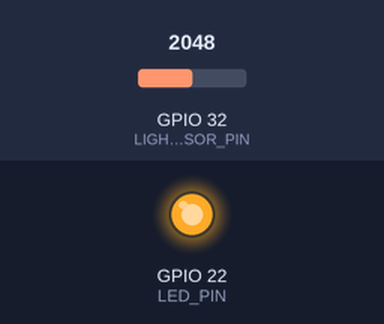
Recording of a sketch running on a simulated ESP32. Shown: output pins drawn as LEDs (lit = HIGH). The inputs (shaded band) are chosen by the test bench; at power-on: GPIO 32 (LIGHT_SENSOR_PIN) = 2048. WiFi joins after 1.5 s; servers stay silent unless stated; no MQTT or app messages arrive unless stated; what the sketch prints to the serial monitor is not drawn.

Above: at 4.3 s.
4.4 s: GPIO 32 (LIGHT_SENSOR_PIN) set to 2162
5.9 s: GPIO 32 (LIGHT_SENSOR_PIN) set to 2250
At 6.3 s:
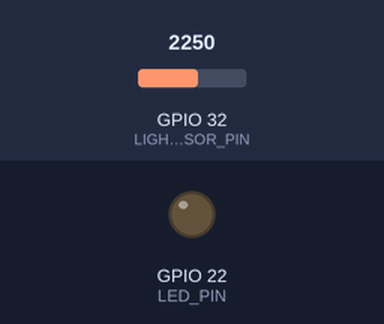
7.4 s: GPIO 32 (LIGHT_SENSOR_PIN) set to 2160
At 8.6 s:
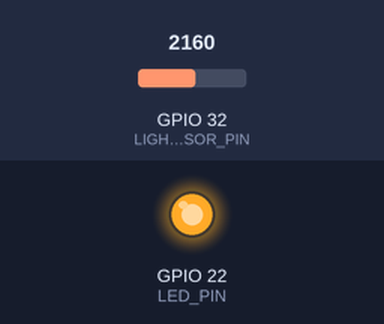
Timing chart, 0 to 9.9 s (numbered marks = the images above; inputs shaded):
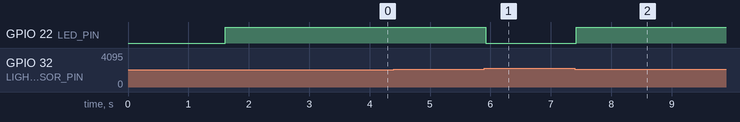

The sketch:

sketch_mar26b.ino
```cpp
#include <WiFiUdp.h>
#include <WiFiServer.h>
#include <WiFi.h>
#include <WiFiClient.h>
#include <SPI.h>
#include <MFRC522.h>

#include <PubSubClient.h>

#include "time.h"
// The below are constants, which cannot be changed
#define LIGHT_SENSOR_PIN  32  // ESP32 pin GIOP36 (ADC0) connected to light sensor
#define LED_PIN           22  // ESP32 pin GIOP22 connected to LED
#define ANALOG_THRESHOLD  2200


//This is for the RFID
#define SS_PIN  5  // ESP32 pin GIOP5
#define RST_PIN 27 // ESP32 pin GIOP27
MFRC522 rfid(SS_PIN, RST_PIN);

// WiFi
const char *ssid = "vincent"; // Enter your WiFi name
const char *password = "123456789";  // Enter WiFi password

// MQTT Broker
const char *mqtt_broker = "172.20.10.8";
const char *topic = "light";
const char *topic2 = "rfid";
const char *mqtt_username = "mosquitto";
const char *mqtt_password = "";
const int mqtt_port = 1883;
const char *analogValue="";

WiFiClient espClient;
PubSubClient client(espClient);

void setup() {
  // Set software serial baud to 115200;
  pinMode(LED_PIN, OUTPUT);
  Serial.begin(115200);
  // connecting to a WiFi network
  WiFi.begin(ssid, password);
  while (WiFi.status() != WL_CONNECTED) {
      delay(500);
      Serial.println("Connecting to WiFi..");
  }
  Serial.println("Connected to the WiFi network");
  //connecting to a mqtt broker
  client.setServer(mqtt_broker, mqtt_port);
  client.setCallback(callback);
  while (!client.connected()) {
      String client_id = "esp8266-client-";
      client_id += String(WiFi.macAddress());
      Serial.printf("The client %s connects to the public mqtt broker\n", client_id.c_str());
      if (client.connect(client_id.c_str(), mqtt_username, mqtt_password)) {
          Serial.println("Public emqx mqtt broker connected");
      } else {
          Serial.print("failed with state ");
          Serial.print(client.state());
          delay(2000);
      }
  }


  //This is for RFID part
   SPI.begin(); // init SPI bus
   rfid.PCD_Init(); // init MFRC522

  // publish and subscribe
  client.subscribe(topic);
}

void callback(char *topic, byte *payload, unsigned int length) {
//  Serial.print("Message arrived in topic: ");
//  Serial.println(topic);
//  Serial.print("Message:");
//  for (int i = 0; i < length; i++) {
//      Serial.print((char) payload[i]);
//  }
//  Serial.println();
//  Serial.println("-----------------------");
}

void loop() {
  client.loop();
  int analogValue = analogRead(LIGHT_SENSOR_PIN);
  char b[5];
  String str;
  str = String(analogValue);
  str.toCharArray(b,5);
  client.publish(topic, b);

  String rfidValue;


  if (analogValue < ANALOG_THRESHOLD)
    digitalWrite(LED_PIN, HIGH); // turn on LED
  else
    digitalWrite(LED_PIN, LOW);

  //RFID part
  if (rfid.PICC_IsNewCardPresent()) { // new tag is available
    if (rfid.PICC_ReadCardSerial()) { // NUID has been readed
      MFRC522::PICC_Type piccType = rfid.PICC_GetType(rfid.uid.sak);
      Serial.print("RFID/NFC Tag Type: ");
      Serial.println(rfid.PICC_GetTypeName(piccType));

      // print UID in Serial Monitor in the hex format
      Serial.print("UID:");
      for (int i = 0; i < rfid.uid.size; i++) {
        Serial.print(rfid.uid.uidByte[i] < 0x10 ? " 0" : " ");
        Serial.print(rfid.uid.uidByte[i], HEX);
        rfidValue.concat(String(rfid.uid.uidByte[i], HEX));

      }
      Serial.print(rfidValue);
      Serial.println();
      client.publish(topic2, rfidValue.c_str());
      rfid.PICC_HaltA(); // halt PICC
      rfid.PCD_StopCrypto1(); // stop encryption on PCD
    }
  }
}
```

Measured:
- the behaviour switches between 2199 and 2200 on GPIO 32 (LIGHT_SENSOR_PIN) (found by bisection; images 0 and 1)
- after the input at 4.4 s, every drawn part: stays the same
- after the input at 5.9 s, GPIO 22 (LED_PIN): HIGH → LOW at once
- after the input at 7.4 s, GPIO 22 (LED_PIN): LOW → HIGH at once
